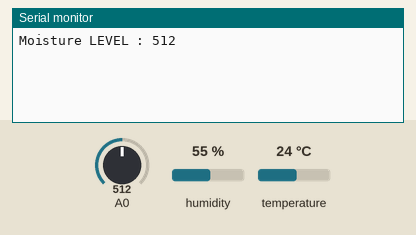
A sketch run on a simulated ESP8266 (NodeMCU). On the bench: the last lines printed to the serial monitor. The test bench sets the inputs (shaded band); at power-on: humidity 55 %, A0 = 512, temperature 24 °C. WiFi joins after 1.5 s; servers stay silent unless stated.

Above: at 3.0 s.
3.1 s: humidity set to 22 %
At 4.6 s:
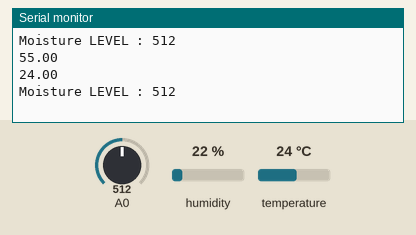
5.3 s: A0 set to 716
At 6.6 s:
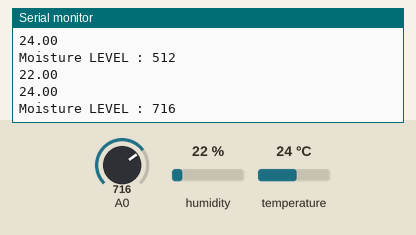
6.8 s: temperature set to 12 °C
At 8.2 s:
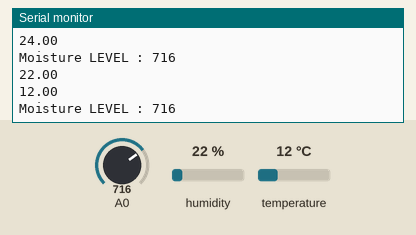
8.3 s: A0 set to 900
At 9.6 s:
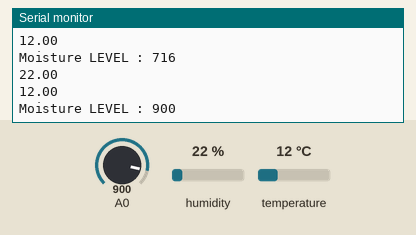
9.8 s: humidity set to 40 %
At 12.14 s:
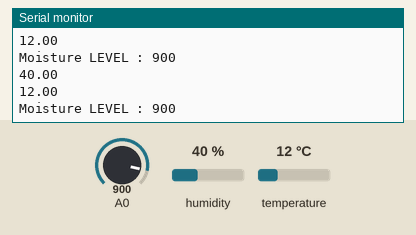
Timing chart, 0 to 12.3 s (numbered marks = the images above; inputs shaded):
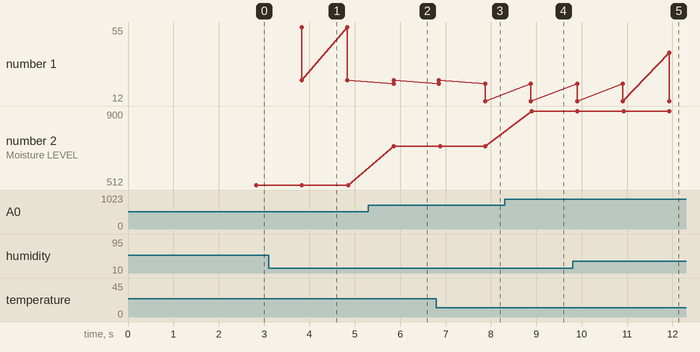

Measured:
- after the input at 5.3 s, the serial monitor: prints a new line after 0.55 s (image 2)
- after the input at 6.8 s, the serial monitor: prints a new line after 1.1 s (image 3)
- after the input at 8.3 s, the serial monitor: prints a new line after 0.60 s (image 4)
- after the input at 9.8 s, the serial monitor: prints a new line after 2.1 s (image 5)
- plotted number 1: 24 → 12 after the input at 6.8 s
- plotted number 2: 512 → 716 after the input at 5.3 s, 716 → 900 after the input at 8.3 s

The sketch:

sameer.ino
```cpp
#define BLYNK_PRINT Serial    // Comment this out to disable prints and save space
#include <SPI.h>
#include <ESP8266WiFi.h>
#include <BlynkSimpleEsp8266.h>
#include <DHT.h>
#include <Adafruit_Sensor.h>

// You should get Auth Token in the Blynk App.
// Go to the Project Settings (nut icon).
char auth[] = "58e86d7149754e328e4f2eb99d11c534"; //Enter the Auth code which was send by Blink

// Your WiFi credentials.
// Set password to "" for open networks.
char ssid[] = "zam";  //Enter your WIFI Name
char pass[] = "12345678";  //Enter your WIFI Password
int sense_Pin = 0;
int value = 0;
#define DHTPIN 1          //

// Uncomment whatever type you're using!
#define DHTTYPE DHT11     // DHT 11
//#define DHTTYPE DHT22   // DHT 22, AM2302, AM2321
//#define DHTTYPE DHT21   // DHT 21, AM2301

DHT dht(DHTPIN, DHTTYPE);
SimpleTimer timer;
WidgetLED led1(V7);
WidgetLED led2(V8);
WidgetLED led3(V1);
WidgetLED led4(V2);

// This function sends Arduino's up time every second to Virtual Pin (5).
// In the app, Widget's reading frequency should be set to PUSH. This means
// that you define how often to send data to Blynk App.
void sendSensor()
{
  float h = dht.readHumidity();
  float t = dht.readTemperature(); // or dht.readTemperature(true) for Fahrenheit
  if (isnan(h) || isnan(t)){
    Serial.println("Failed to read from sensor!");
    return;
  }
   value= analogRead(A0);
                                                                /*Serial.print("Gass LEVEL : ");


                                                                   Serial.println(value);

                                                                        if(value>650)
                                                                        {
                                                                            led1.on();
                                                                            delay(1000);
                                                                        }
                                                                       else
                                                                       {
                                                                           led2.on();

                                                                            delay(1000);

                                                                       }

                                                                      led1.off();
                                                                      led2.off();
                                                                      Blynk.virtualWrite(V4, value);*/
    Serial.print("Moisture LEVEL : ");
   Serial.println(value);

        if(value<900)
        {
            led3.on();
            Blynk.setProperty(V1, "color", "#D3435C");
            delay(1000);
        }
       else
       {
           led4.on();

            delay(1000);

       }

      led3.off();
      led4.off();

  // You can send any value at any time.
  // Please don't send more that 10 values per second.
  Blynk.virtualWrite(V5, h);  //V5 is for Humidity
  Serial.println (h);
  Blynk.virtualWrite(V6, t);  //V6 is for Temperature
  Serial.println (t);

}

void setup()
{
  Serial.begin(9600); // See the connection status in Serial Monitor
  Blynk.begin(auth, ssid, pass);

  dht.begin();

  // Setup a function to be called every second
  timer.setInterval(1000L, sendSensor);
}

void loop()
{
  Blynk.run(); // Initiates Blynk
  timer.run(); // Initiates SimpleTimer
}
```
